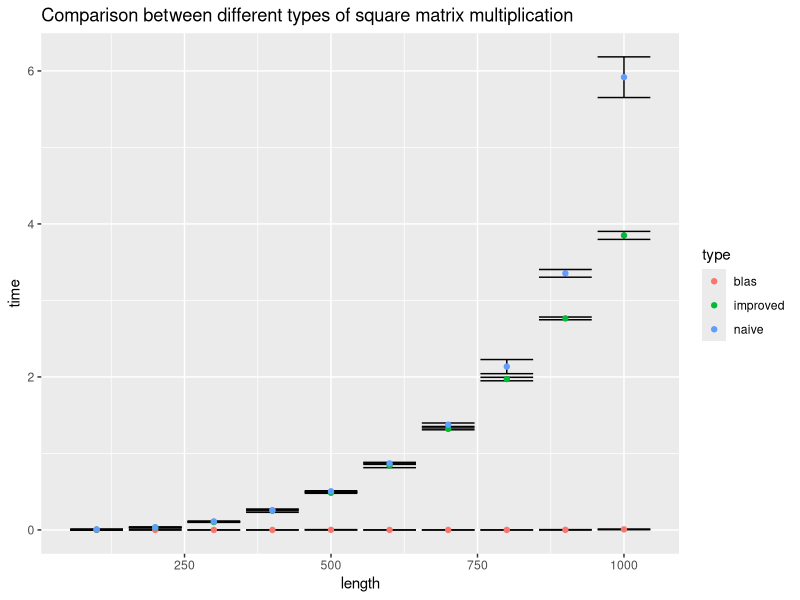
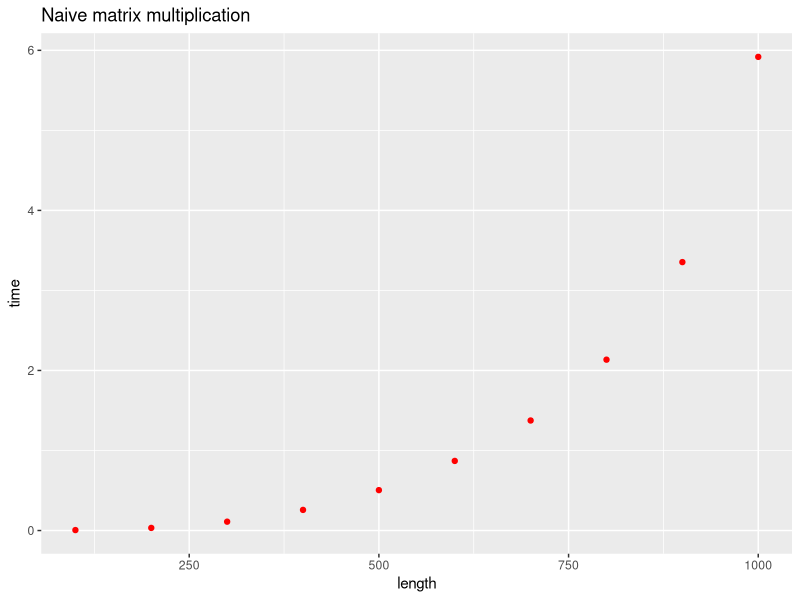
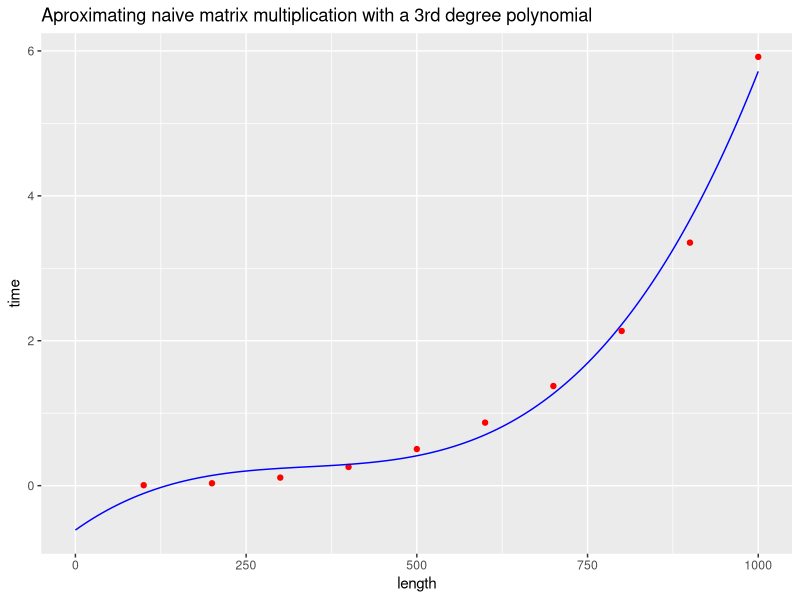
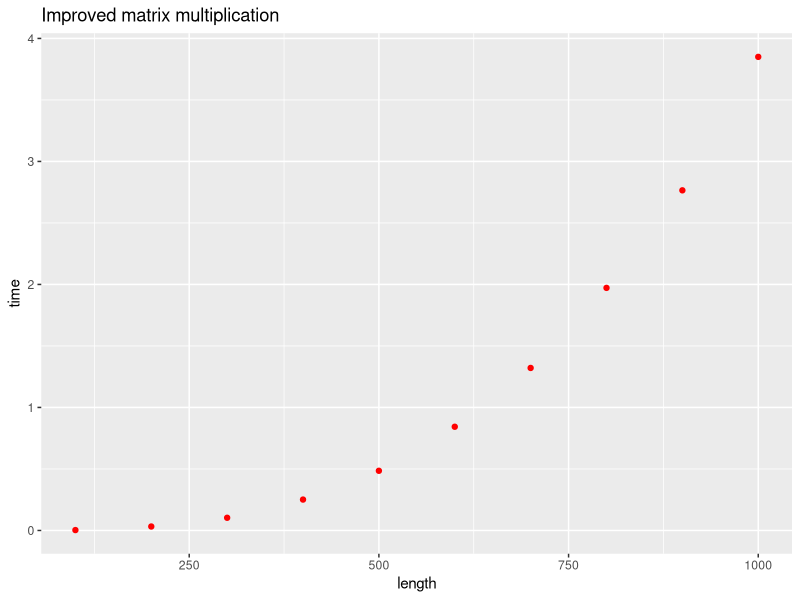
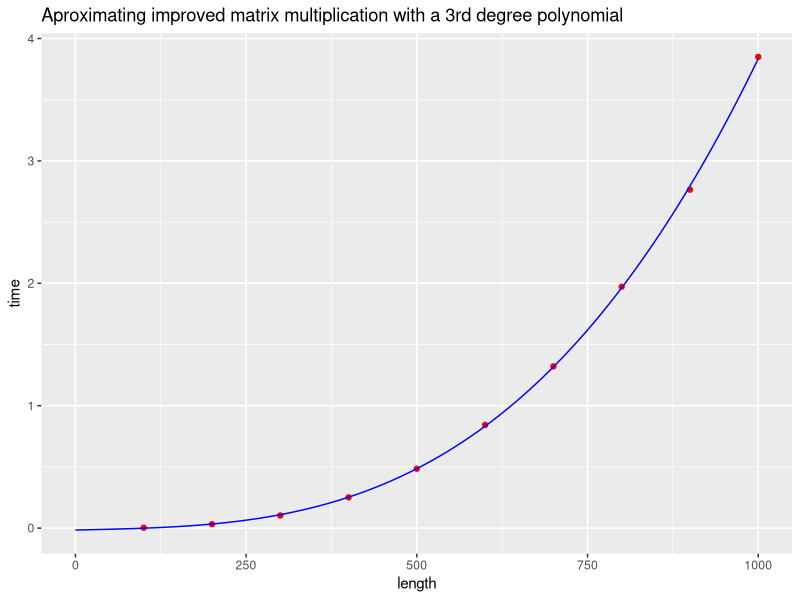
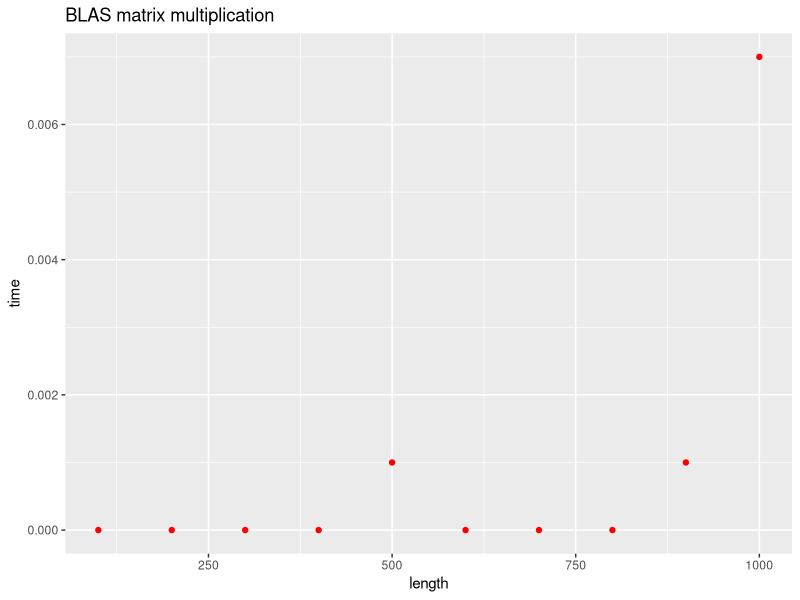
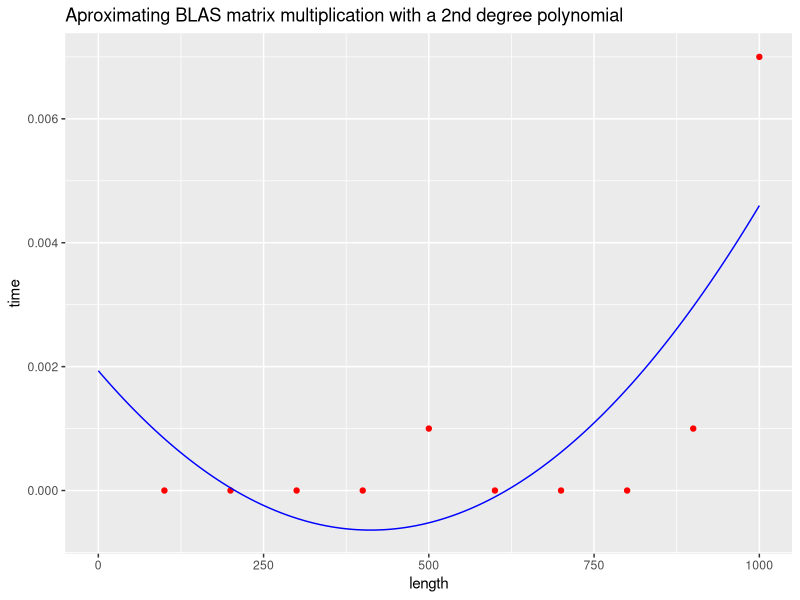

These figures' R source, in order:
## ---- chunk 1
library("ggplot2");
## ---- chunk 2
data = read.csv("data_c.csv")
## ---- chunk 3
head(data)
## ---- chunk 4
colnames(data)[2] = "type"
## ---- chunk 5
data$type = as.character(data$type)
data$type[data$type == "b"] <- "blas"
data$type[data$type == "n"] <- "naive"
data$type[data$type == "i"] <- "improved"
data$type = as.factor(data$type)
## ---- chunk 6
head(data)
## ---- chunk 7
data_grouped = aggregate( time ~ length:type, data = data, FUN = mean)
## ---- chunk 8
data_grouped$std = aggregate( time ~ length:type, data = data, FUN = sd )$time
## ---- chunk 9
ggplot(data_grouped, aes(length,time)) + 
  geom_errorbar(aes(ymin=time - std, ymax=time + std)) + 
  geom_point(aes(color = type)) +
         labs(title ="Comparison between different types of square matrix multiplication" )
## ---- chunk 10
aprox_naive = data_grouped[data_grouped$type == "naive",]
## ---- chunk 11
fit_naive = lm(time ~ poly(length, 3, raw=TRUE), data=aprox_naive)
fit_naive
## ---- chunk 12
ggplot(aprox_naive,aes(length,time)) + geom_point(color = "red") +
         labs(title ="Naive matrix multiplication")
## ---- chunk 13
points_naive = data.frame(length = seq(0,1000, length.out=250))
## ---- chunk 14
points_naive$time = predict(fit_naive, points_naive)
last_plot() + geom_line(data=points_naive, aes(length,time), color = "blue")+
         labs(title ="Aproximating naive matrix multiplication with a 3rd degree polynomial")
## ---- chunk 15
aprox_improved = data_grouped[data_grouped$type == "improved",]
## ---- chunk 16
fit_improved = lm(time ~ poly(length, 3, raw=TRUE), data=aprox_improved)
fit_improved
## ---- chunk 17
ggplot(aprox_improved,aes(length,time)) + geom_point(color = "red") +
         labs(title ="Improved matrix multiplication")
## ---- chunk 18
points_improved = data.frame(length = seq(0,1000, length.out=250))
## ---- chunk 19
points_improved$time = predict(fit_improved, points_improved)
last_plot() + geom_line(data=points_improved, aes(length,time), color = "blue")+
         labs(title ="Aproximating improved matrix multiplication with a 3rd degree polynomial")
## ---- chunk 20
aprox_blas = data_grouped[data_grouped$type == "blas",]
## ---- chunk 21
fit_blas = lm(time ~ poly(length, 2, raw=TRUE), data=aprox_blas)
fit_blas
## ---- chunk 22
ggplot(aprox_blas,aes(length,time)) + geom_point(color = "red") +
         labs(title ="BLAS matrix multiplication")
## ---- chunk 23
points_blas = data.frame(length = seq(0,1000, length.out=250))
## ---- chunk 24
points_blas$time = predict(fit_blas, points_blas)
last_plot() + 
  geom_line(data=points_blas, aes(length,time), color = "blue") +
         labs(title ="Aproximating BLAS matrix multiplication with a 2nd degree polynomial")
